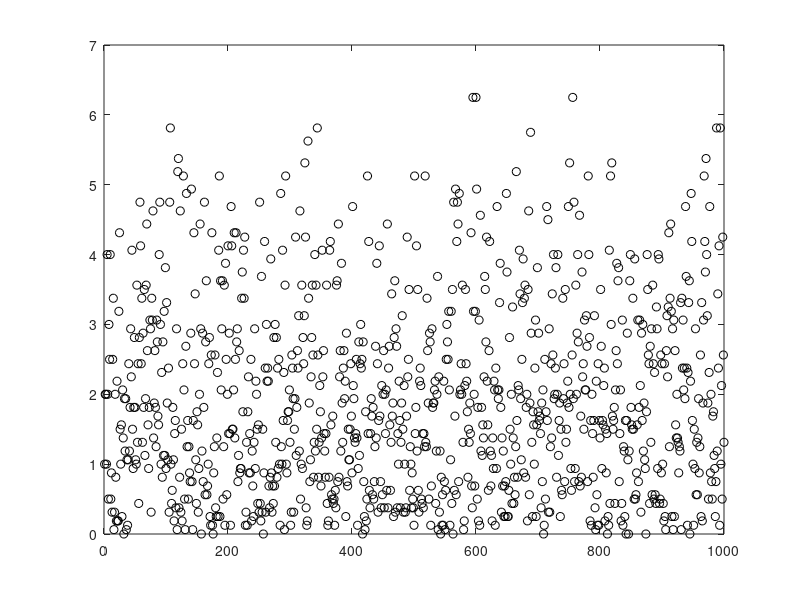

This figure's MATLAB source:
clear all;
%for m = 1:1000
N = 1000;
A = -1 + 2*rand(N);
A = sign(A);
[L,U,P] = lu(A);

plot(abs(sum(L(:,1:10)')'),'ok');
hold on;
%end
%hold off
